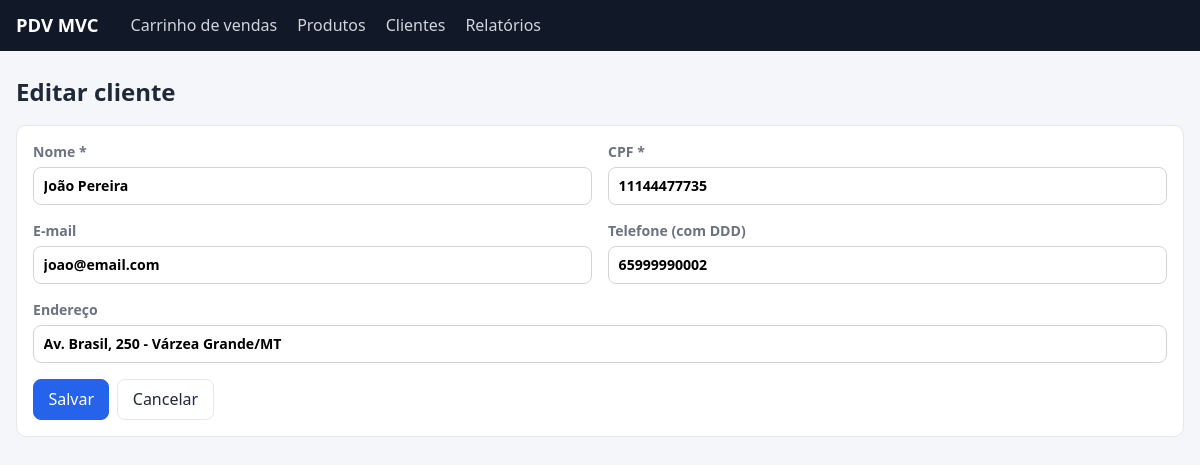
/clientes/2/editar, run on the app's committed database.
### tables this page shows
CREATE TABLE clientes (
    id         INT UNSIGNED AUTO_INCREMENT PRIMARY KEY,
    nome       VARCHAR(120) NOT NULL,
    cpf        CHAR(11)     NOT NULL UNIQUE,
    email      VARCHAR(120) NULL,
    telefone   VARCHAR(20)  NULL,
    endereco   VARCHAR(200) NULL,
    criado_em  DATETIME     NOT NULL DEFAULT CURRENT_TIMESTAMP
);

### app/Core/View.php (called while the page is built, shortened)
<?php
final class View
{
    public static function render(string $view, array $data = []): void
    {
        extract($data, EXTR_SKIP);
        require VIEW_PATH . '/' . $view . '.php';
        require VIEW_PATH . '/layout/main.php';
    }
}

### app/Core/Controller.php (called while the page is built, shortened)
<?php
abstract class Controller
{
    protected function view(string $view, array $data = []): void
    {
        View::render($view, $data);
    }
}

### app/Controllers/ClienteController.php (called while the page is built, shortened)
<?php
final class ClienteController extends Controller
{
    public function edit(int $id): void
    {
        $cliente = $this->clientes->find($id);
        $this->formulario($cliente, [], "/clientes/{$id}/atualizar", 'Editar cliente');
    }
    private function formulario(Cliente $cliente, array $erros, string $action, string $titulo): void
    {
        $this->view('clientes/form', [
            'title'   => $titulo,
            'cliente' => $cliente,
            'erros'   => $erros,
            'action'  => $action,
        ]);
    }
}

### public/index.php (called while the page is built, shortened)
<?php
require APP_PATH . '/Core/helpers.php';
try {
    $container = require APP_PATH . '/bootstrap.php';
    $router = new Router($container);
    $router->dispatch($_SERVER['REQUEST_METHOD'] ?? 'GET', $_SERVER['REQUEST_URI'] ?? '/');
} catch (Throwable $e) {
    http_response_code(500);
    View::render('errors/500', [
        'title'   => 'Erro interno',
        'message' => Config::get('app.debug') ? $e->getMessage() : null,
    ]);
}

### app/Core/helpers.php (called while the page is built, shortened)
<?php
function e(mixed $value): string
{
    return htmlspecialchars((string) $value, ENT_QUOTES, 'UTF-8');
}
function url(string $path = ''): string
{
    return rtrim((string) Config::get('app.base_url', ''), '/') . '/' . ltrim($path, '/');
}

### app/Core/Config.php (called while the page is built, shortened)
<?php
final class Config
{
    private static array $data = [];
    public static function load(string $file): void
    {
        self::$data = require $file;
    }
    public static function get(string $key, mixed $default = null): mixed
    {
        $value = self::$data;
        foreach (explode('.', $key) as $part) {
            $value = $value[$part];
        }
        return $value;
    }
}

### app/Repositories/ClienteRepository.php (called while the page is built, shortened)
<?php
final class ClienteRepository
{
    public function find(int $id): ?Cliente
    {
        $stmt = $this->pdo->prepare('SELECT * FROM clientes WHERE id = :id');
        $stmt->execute(['id' => $id]);
        $row = $stmt->fetch();
        return $row ? Cliente::fromRow($row) : null;
    }
}

### app/Views/clientes/form.php (the view, shortened to what this page needs)
<div class="page-head"><h1><?= e($title) ?></h1></div>
<div class="card">
    <form method="post" action="<?= e(url($action)) ?>" class="form-grid" novalidate>
        <label>Nome *
            <input type="text" name="nome" value="<?= e($cliente->nome) ?>" required>
        </label>
        <label>CPF *
            <input type="text" name="cpf" value="<?= e($cliente->cpf) ?>" placeholder="000.000.000-00" inputmode="numeric" required>
        </label>
        <label>E-mail
            <input type="email" name="email" value="<?= e($cliente->email) ?>">
        </label>
        <label>Telefone (com DDD)
            <input type="text" name="telefone" value="<?= e($cliente->telefone) ?>" inputmode="tel">
        </label>
        <label class="span-2">Endereço
            <input type="text" name="endereco" value="<?= e($cliente->endereco) ?>">
        </label>
        <div class="span-2 form-actions">
            <button class="btn btn-primary" type="submit">Salvar</button>
            <a class="btn" href="<?= e(url('/clientes')) ?>">Cancelar</a>
        </div>
    </form>
</div>

### app/Core/Router.php (shortened to what this page needs)
<?php
final class Router
{
    private array $routes = [];
    private function add(string $method, string $path, array $handler): void
    {
        $regex = '#^' . preg_replace('#\{(\w+)\}#', '(?P<$1>\d+)', $path) . '$#';
        $this->routes[] = [$method, $regex, $handler];
    }
    public function dispatch(string $method, string $uri): void
    {
        $path = parse_url($uri, PHP_URL_PATH) ?: '/';
        $path = '/' . trim($path, '/');
        foreach ($this->routes as [$routeMethod, $regex, $handler]) {
            if ($routeMethod === $method && preg_match($regex, $path, $matches)) {
                $params = [];
                foreach ($matches as $key => $value) {
                    if (is_string($key)) {
                        $params[] = (int) $value;
                    }
                }
                $controller = $this->container->get($handler[0]);
                $controller->{$handler[1]}(...$params);
                return;
            }
        }
    }
}

### public/assets/style.css (style rules this page uses)
:root { --bg: #f4f6f9; --card: #fff; --text: #1f2937; --muted: #6b7280; --line: #e5e7eb; --primary: #2563eb; --primary-dark: #1d4ed8; --danger: #dc2626; --ok: #15803d; --radius: 10px; }
* { box-sizing: border-box; }
body { margin: 0; font-family: system-ui, -apple-system, "Segoe UI", Roboto, sans-serif; background: var(--bg); color: var(--text); line-height: 1.45; }
h1 { font-size: 1.5rem; margin: 0; }
.page-head { display: flex; justify-content: space-between; align-items: center; gap: 1rem; margin-bottom: 1rem; flex-wrap: wrap; }
.card { background: var(--card); border: 1px solid var(--line); border-radius: var(--radius); padding: 1rem; margin-bottom: 1rem; }
.btn { display: inline-block; padding: .5rem .9rem; border-radius: 8px; border: 1px solid var(--line); background: #fff; color: var(--text); cursor: pointer; text-decoration: none; font-size: .9rem; font: inherit; }
.btn-primary { background: var(--primary); border-color: var(--primary); color: #fff; }
input, select { font: inherit; padding: .5rem .6rem; border: 1px solid #d1d5db; border-radius: 8px; background: #fff; width: 100%; }
label { display: flex; flex-direction: column; gap: .25rem; font-size: .88rem; color: var(--muted); font-weight: 600; }
.form-grid { display: grid; grid-template-columns: 1fr 1fr; gap: 1rem; }
.span-2 { grid-column: span 2; }
.form-actions { display: flex; gap: .5rem; }

### data on the page
clientes: nome "João Pereira", cpf "11144477735", email "joao@email.com", telefone "65999990002", endereco "Av. Brasil, 250 - Várzea Grande/MT"
